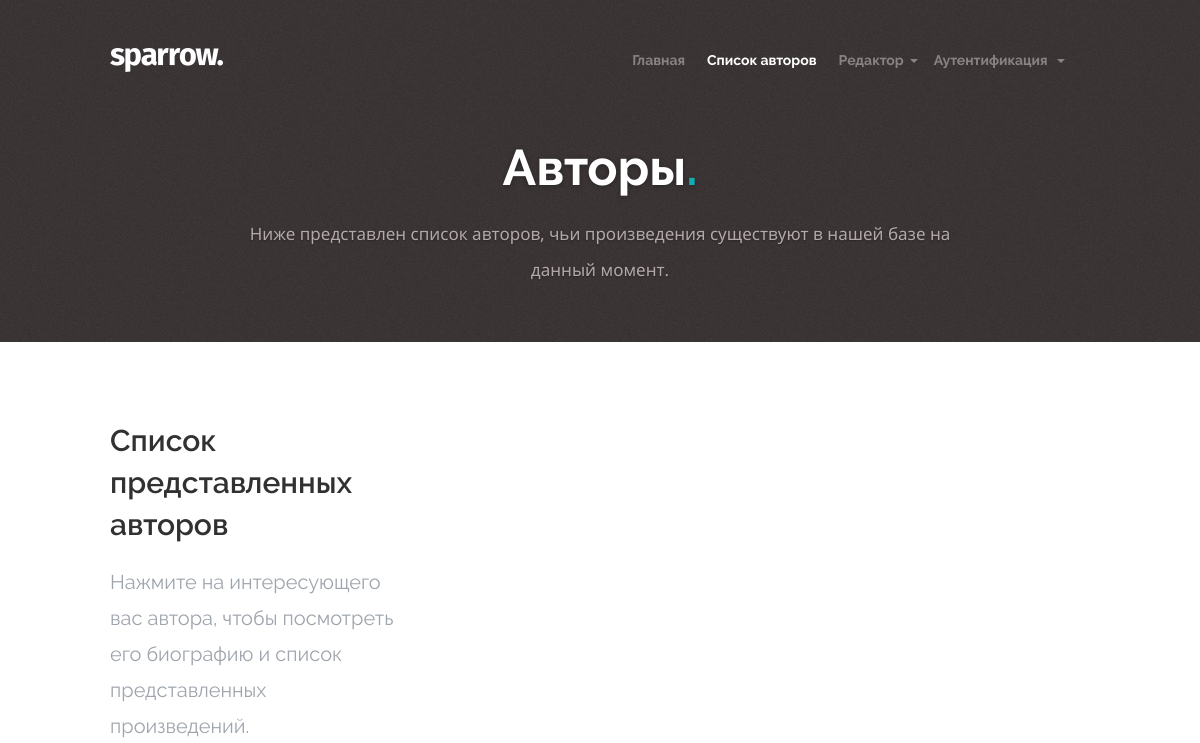
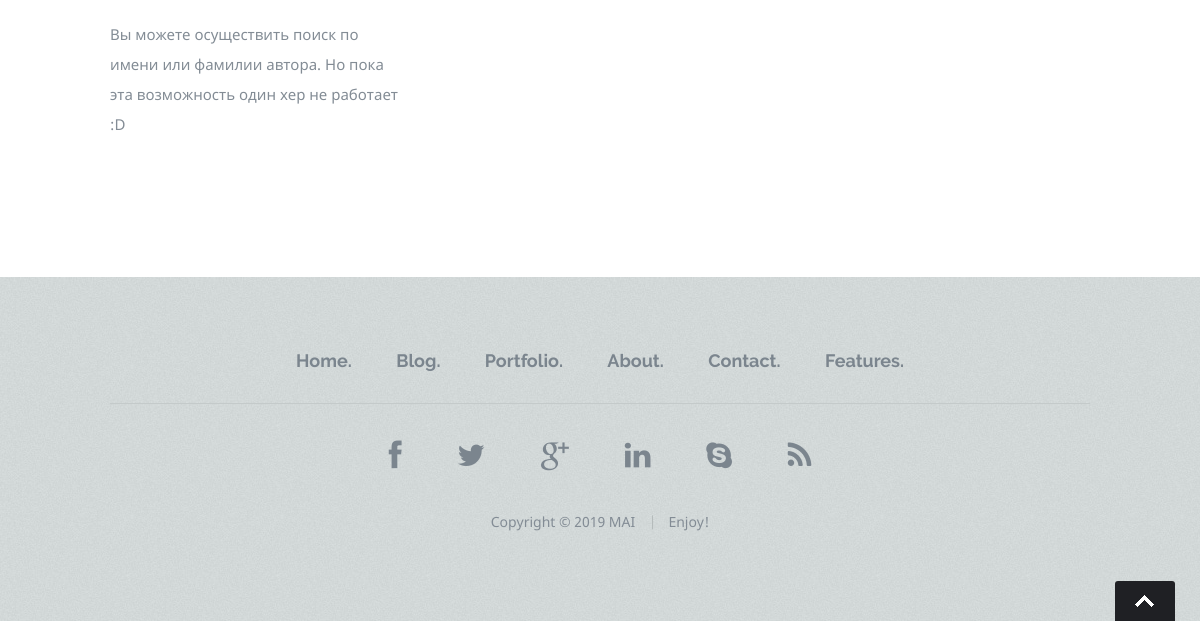
Page /authors on the earlier database version (2 pictures, top to bottom).
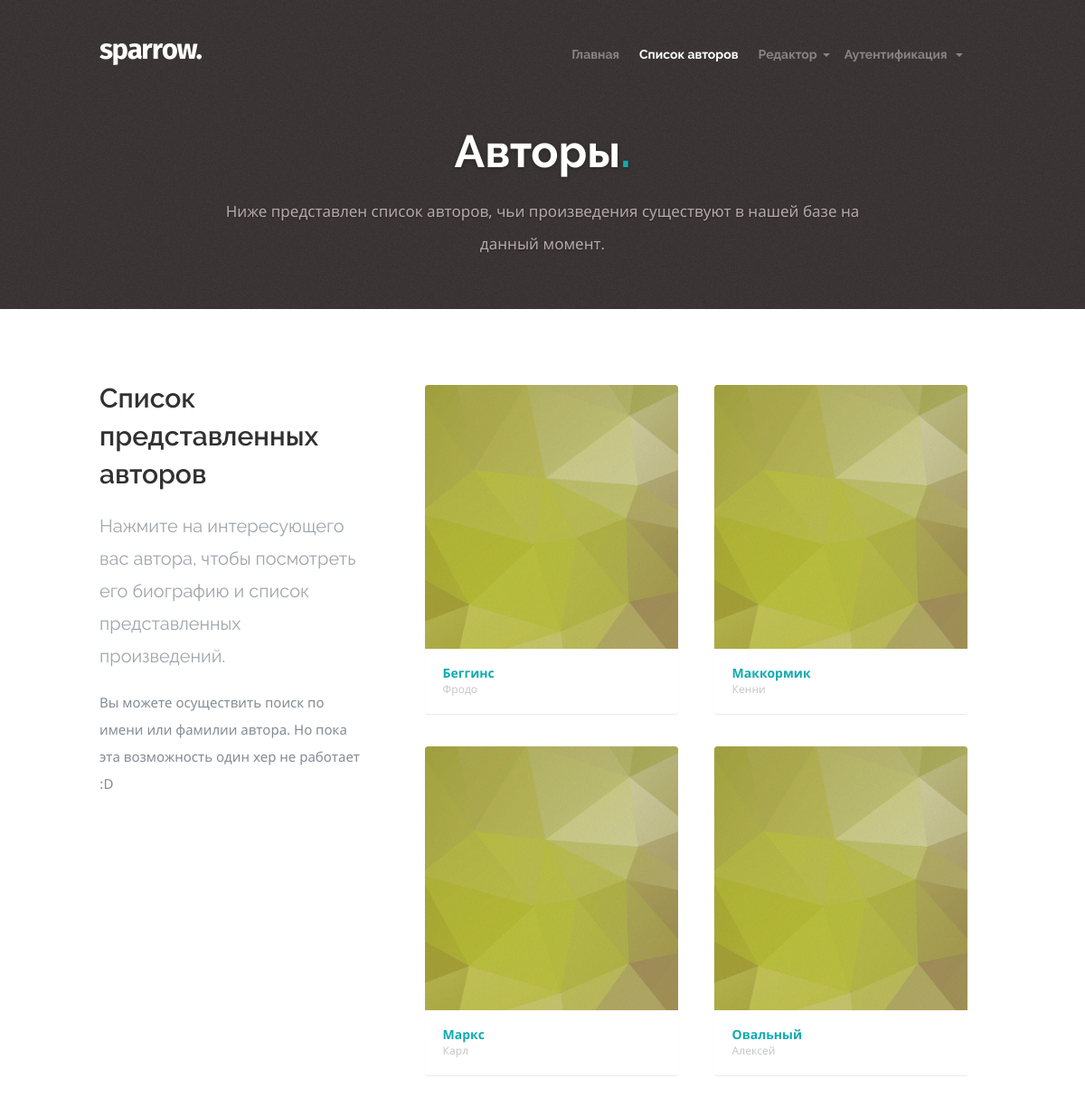
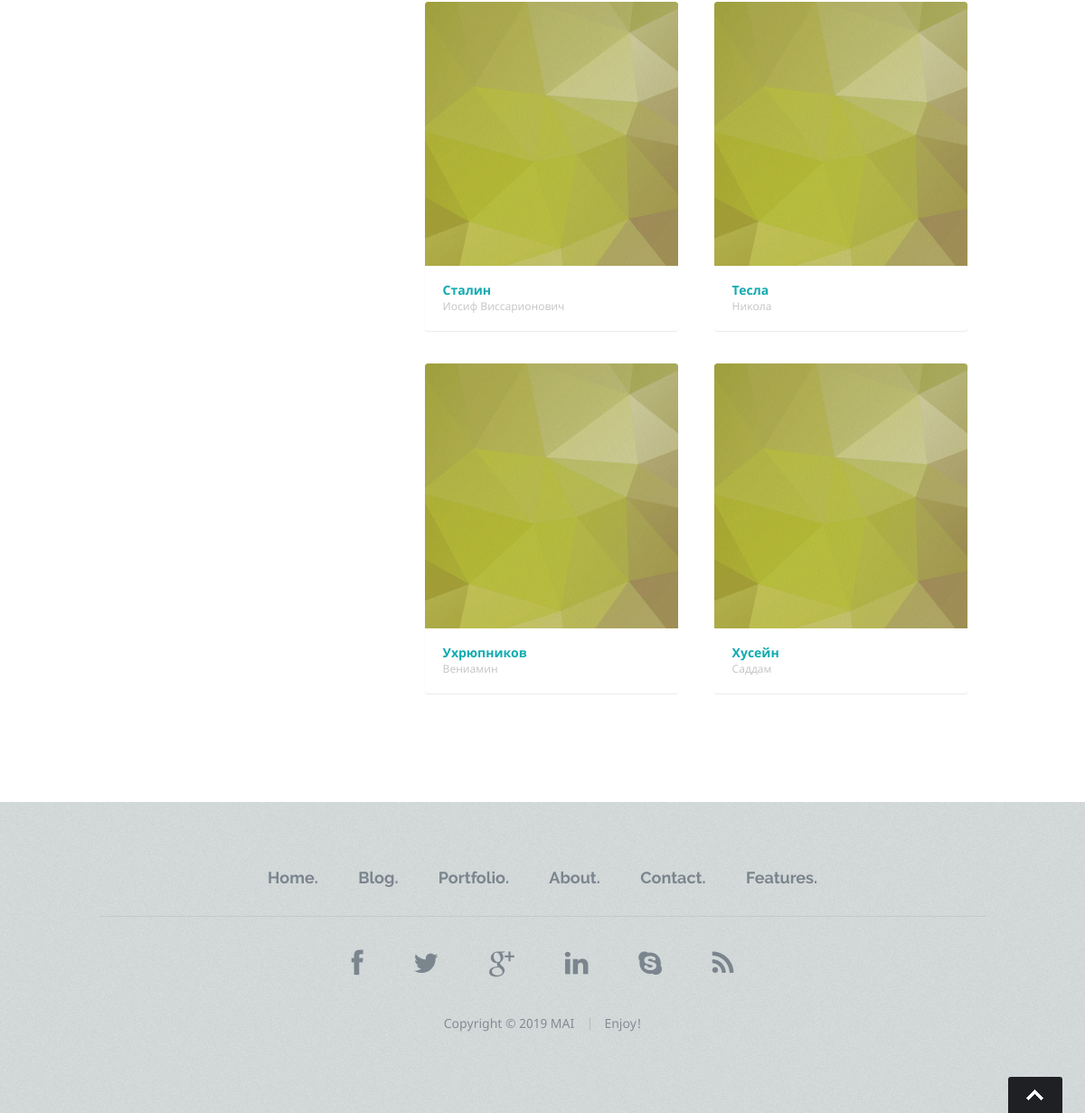
Same page on the later database version (2 pictures, top to bottom).
### catalog/models.py (models this page shows, shortened)
class BaseWithMetaInfo(models.Model):
    inserter = models.ForeignKey(get_user_model(), on_delete=models.SET(dummy_deleted_user), default=default_user,
                                 related_name='added_%(class)ss',
                                 related_query_name='%(class)ss')
    date_joined = models.DateTimeField(default=current_time)
    checked = models.BooleanField(default=False)
    who_checked = models.ForeignKey(get_user_model(), null=True, blank=True, on_delete=default_user,
                                    related_name='checked_%(class)ss',
                                    related_query_name='%(class)ss_checked')
    date_checked = models.DateTimeField(null=True, blank=True)
    class Meta:
        abstract = True

class Author(BaseWithMetaInfo):
    first_name = models.CharField(max_length=AUTHOR_FST_NAME_LEN)
    last_name = models.CharField(max_length=AUTHOR_LST_NAME_LEN)
    date_of_birth = models.DateField(null=True, blank=True)
    date_of_death = models.DateField(null=True, blank=True)
    class Meta:
        ordering = ['last_name', 'first_name']

### core/views.py (the view)
# urls.py: path('authors', views.authors_list, name='authors_list'),
def authors_list(request):
    authors = Author.objects.all()
    return render(request, 'core/authors_list.html', {'authors': authors})

### core/templates/core/authors_list.html (shortened to what this page needs)
{% extends 'core/skeletons/base_sidebar_left.html' %}
{% load static %}
{% block nav_bar %}
    {% with current=3 %}{{ block.super }}{% endwith %}
{% endblock %}
{% block intro %}
    <div id="page-title">
        <div class="row">
            <div class="ten columns centered text-center">
                <h1>Авторы<span>.</span></h1>
                <p>
                    Ниже представлен список авторов, чьи произведения существуют в нашей базе на данный момент.
                </p>
            </div>
        </div>
    </div>
{% endblock %}
{% block sidebar %}
    <h1>Список представленных авторов</h1>
    <p class="lead">
        Нажмите на интересующего вас автора, чтобы посмотреть его биографию и список представленных произведений.
    </p>
    <p>
        Вы можете осуществить поиск по имени или фамилии автора. Но пока эта возможность один хер не работает :D
    </p>
{% endblock %}
{% block content %}
    {% for author in authors %}
        <div class="columns portfolio-item{% if forloop.counter0|divisibleby:2 %} first{% endif %}">
            <div class="item-wrap">
                <a href="{% url 'core:author' author.id %}">
                    <img alt="" src="{% static 'core/images/portfolio/geometrics.jpg' %}">
                </a>
                <div class="portfolio-item-meta">
                    <h5><a href="{% url 'core:author' author.id %}">{{ author.last_name }}</a></h5>
                    <p>{{ author.first_name }}</p>
                </div>
            </div>
        </div>
    {% endfor %}
{% endblock %}

### core/templates/core/skeletons/base_sidebar_left.html (shortened to what this page needs)
{% extends 'core/skeletons/base.html' %}
{% load static %}
{% block main %}
    <div class="content-outer">
        <div id="page-content" class="row portfolio">
            <section class="entry cf">
                <div id="secondary"  class="four columns entry-details">
                    {% block sidebar %}
                    {% endblock %}
                </div>
                <div id="primary" class="eight columns portfolio-list">
                    <div id="portfolio-wrapper" class="bgrid-halves cf">
                        {% block content %}
                        {% endblock %}
                    </div>
                </div>
            </section>
        </div>
    </div>
{% endblock %}

### core/templates/core/skeletons/base.html (shortened to what this page needs)
{% load static %}
<!DOCTYPE html>
<html class="no-js" lang="en">
<head>
{% block css %}
    <link rel="stylesheet" href="{% static 'editor/styles.css' %}">
    <link rel="stylesheet" href="{% static 'core/css/default.css' %}">
    <link rel="stylesheet" href="{% static 'core/css/layout.css' %}">
    <link rel="stylesheet" href="{% static 'core/css/media-queries.css' %}">
{% endblock %}
</head>
<body>
    <header>
        <div class="row">
            <div class="twelve columns">
                {% block logo %}
                <div class="logo">
                    <a href="#"><img alt="" src="{% static 'core/images/logo.png' %}"></a>
                </div>
                {% endblock %}
                {% block nav_bar %}
                    {% include 'core/blocks/nav_bar.html' with current=current|default:0 %}
                {% endblock %}
            </div>
        </div>
    </header>
    <section id="intro">
        {% block intro %}{% endblock %}
    </section>
    {% block main %}{% endblock %}
    <footer>
        {% block footer %}
            {% include 'core/blocks/footer.html' %}
        {% endblock %}
    </footer>
</body>
</html>

### core/templates/core/blocks/nav_bar.html (shortened to what this page needs)
<nav id="nav-wrap">
    {% include 'core/blocks/main_menu.html' with current=current %}
</nav>

### core/templates/core/blocks/main_menu.html (shortened to what this page needs)
 <ul id="nav" class="nav">
    <li{% if current == 1 %} class="current"{% endif %}><a href="{% url 'core:main' %}">Главная</a></li>
    <li{% if current == 3 %} class="current"{% endif %}>
        <a href="{% url 'core:authors_list' %}">Список авторов</a>
    </li>
    <li{% if current == 4 %} class="current"{% endif %}>
        <span><a href="{% url 'editor:select_book' %}">Редактор</a></span>
    </li>
    <li{% if current == 5 %} class="current"{% endif %}>
        <span>
            <a href="#">
                {% if user.is_authenticated %}
                    Меню пользователя
                {% else %}
                    Аутентификация
                {% endif %}
            </a>
        </span>
    </li>
</ul>

### core/templates/core/blocks/footer.html
<div class="row">
    <div class="twelve columns">
        <ul class="footer-nav">
            <li><a href="#">Home.</a></li>
            <li><a href="#">Blog.</a></li>
            <li><a href="#">Portfolio.</a></li>
            <li><a href="#">About.</a></li>
            <li><a href="#">Contact.</a></li>
            <li><a href="#">Features.</a></li>
        </ul>
        <ul class="footer-social">
            <li><a href="#"><i class="fa fa-facebook"></i></a></li>
            <li><a href="#"><i class="fa fa-twitter"></i></a></li>
            <li><a href="#"><i class="fa fa-google-plus"></i></a></li>
            <li><a href="#"><i class="fa fa-linkedin"></i></a></li>
            <li><a href="#"><i class="fa fa-skype"></i></a></li>
            <li><a href="#"><i class="fa fa-rss"></i></a></li>
        </ul>
        <ul class="copyright">
            <li>Copyright &copy; {% now 'Y' %} MAI</li>
            <li>Enjoy!</li>
        </ul>
    </div>
    <div id="go-top" style="display: block;">
        <a title="Back to Top" href="#">Go To Top</a>
    </div>
</div>

### core/static/core/css/default.css (style rules this page uses)
html, body, div, span, object, iframe, h1, h2, h3, h4, h5, h6, p, blockquote, pre, abbr, address, cite, code, del, dfn, em, img, ins, kbd, q, samp, small, strong, sub, sup, var, b, i, dl, dt, dd, ol, ul, li, fieldset, form, label, legend, table, caption, tbody, tfoot, thead, tr, th, td, article, aside, canvas, details, figcaption, figure, footer, header, hgroup, menu, nav, section, summary, time, mark, audio, video { margin: 0; padding: 0; border: 0; outline: 0; font-size: 100%; vertical-align: baseline; background: transparent; }
article,aside,details,figcaption,figure, footer,header,hgroup,menu,nav,section { display: block; }
*, *:before, *:after { -moz-box-sizing: border-box; -webkit-box-sizing: border-box; box-sizing: border-box; }
html { font-size: 62.5%; }
body { background: #fff; font-family: notosans-regular, sans-serif; font-size: 15px; line-height: 30px; color: #838C95; -webkit-font-smoothing: antialiased; -webkit-text-size-adjust: 100%; }
h1, h2, h3, h4, h5, h6 { color: #313131; font-family: raleway-bold, sans-serif; }
h1 a, h2 a, h3 a, h4 a, h5 a, h6 a { font-weight: inherit; }
h1 { font-size: 42px; line-height: 48px; margin-bottom: 12px; }
h5 { font-size: 18px; line-height: 30px; }
p { margin: 0 0 30px 0; }
p.lead { font: 20px/36px raleway-regular, sans-serif; margin-bottom: 18px; color: #9FA5AD; }
a, a:visited { text-decoration: none; outline: 0; color: #11ABB0; -webkit-transition: color .3s ease-in-out; -moz-transition: color .3s ease-in-out; -o-transition: color .3s ease-in-out; transition: color .3s ease-in-out; }
ul, ol { margin-bottom: 24px; margin-top: 12px; }
ul { list-style: none outside; }
li { line-height: 18px; margin-bottom: 12px; }
img { max-width: 100%; height: auto; }
.row { width: 96%; max-width: 1020px; margin: 0 auto; }
.row:before, .row:after { content: " "; display: table; }
.row:after { clear: both; }
.column, .columns { position: relative; padding: 0 20px; min-height: 1px; float: left; }
.column.centered, .columns.centered { float: none; margin: 0 auto; }
[class*="column"] + [class*="column"]:last-child { float: right; }
.row .four { width: 33.33333%; }
.row .eight { width: 66.66667%; }
.row .ten { width: 83.33333%; }
.row .twelve { width: 100%; }
.bgrid-halves [class*="column"] { width: 50%; }
[class*="bgrid"] [class*="column"] + [class*="column"]:last-child { float: left; }
.first { clear: left; }
.cf:before, .cf:after { content: " "; display: table; }
.cf:after { clear: both; }
.text-center { text-align: center !important; }

Differences in the rows shown:
added Author: last_name "Беггинс", first_name "Фродо"
added Author: last_name "Маккормик", first_name "Кенни"
added Author: last_name "Маркс", first_name "Карл"
added Author: last_name "Овальный", first_name "Алексей"
added Author: last_name "Сталин", first_name "Иосиф Виссарионович"
added Author: last_name "Тесла", first_name "Никола"
added Author: last_name "Ухрюпников", first_name "Вениамин"
added Author: last_name "Хусейн", first_name "Саддам"
